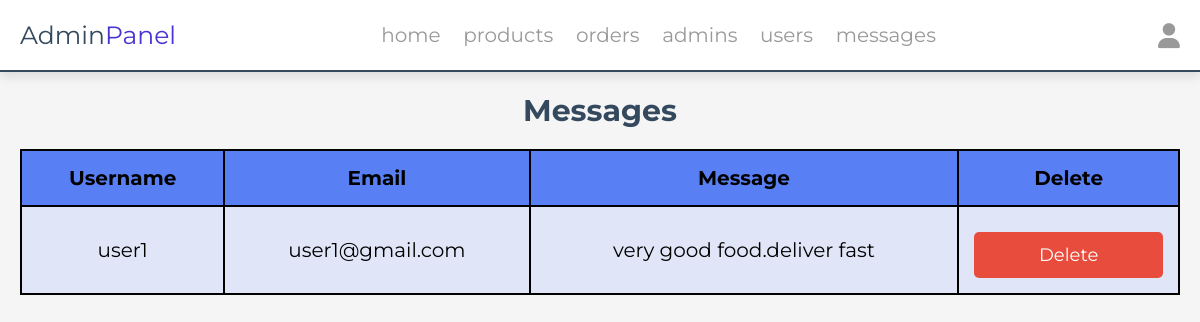
/admin/messages.php (signed in), run on the app's committed database.
### tables this page shows
CREATE TABLE IF NOT EXISTS `messages` (
  `id` int NOT NULL AUTO_INCREMENT,
  `user_id` int NOT NULL,
  `name` varchar(100) NOT NULL,
  `email` varchar(100) NOT NULL,
  `number` varchar(12) NOT NULL,
  `message` varchar(500) NOT NULL,
  PRIMARY KEY (`id`)
);

### admin/messages.php (the view, shortened to what this page needs)
<?php
include '../component/connect.php';
?>
<!DOCTYPE html>
<html lang="en">
<head>
   <link rel="stylesheet" href="https://cdnjs.cloudflare.com/ajax/libs/font-awesome/6.1.1/css/all.min.css">
   <link rel="stylesheet" href="../css/admin_style.css">
</head>
<body>
<?php include '../component/admin_header.php' ?>
<section class="messages">
   <h1 class="heading">Messages</h1>
   <div class="box-container1">
      <table>
         <thead>
            <tr>
               <th>Username</th>
               <th>Email</th>
               <th>Message</th>
               <th>Delete</th>
            </tr>
         </thead>
         <tbody>
            <?php
               $select_messages = $conn->prepare("SELECT * FROM `messages`");
               $select_messages->execute();
               if($select_messages->rowCount() > 0){
                  while($fetch_messages = $select_messages->fetch(PDO::FETCH_ASSOC)){
            ?>
            <tr>
               <td><?= $fetch_messages['name']; ?></td>
               <td><?= $fetch_messages['email']; ?></td>
               <td><?= $fetch_messages['message']; ?></td>
               <td>
                  <a href="messages.php?delete=<?= $fetch_messages['id']; ?>" class="delete-btn" onclick="return confirm('Delete this message?');">Delete</a>
               </td>
            </tr>
            <?php
                  }
               } else {
                  echo '<tr><td colspan="5" class="empty">You have no messages</td></tr>';
               }
            ?>
         </tbody>
      </table>
   </div>
</section>
</body>
</html>

### css/admin_style.css (style rules this page uses)
:root { --main-color:#4834d4; --red:#e74c3c; --orange:#f39c12; --black:#34495e; --white:#fff; --light-bg:#f5f5f5; --light-color:#999; --border:.2rem solid var(--black); --box-shadow:0 .5rem 1rem rgba(0,0,0,.1); }
* { font-family: 'Montserrat', sans-serif; margin:0; padding:0; box-sizing: border-box; text-decoration: none; outline: none; border:none; }
html { font-size: 62.5%; overflow-x: hidden; }
body { background-color: var(--light-bg); }
section { max-width: 1200px; margin:0 auto; padding:2rem; }
.btn, .delete-btn, .option-btn { display: block; margin-top: 1rem; border-radius: .5rem; cursor: pointer; width: 100%; font-size: 1.8rem; color:var(--white); padding:1.2rem 3rem; text-transform: capitalize; text-align: center; }
.delete-btn { background-color: var(--red); }
.heading { text-align: center; margin-bottom: 2rem; text-transform: capitalize; color:var(--black); font-size: 3rem; }
.box-container1 .table, td, th { border: 2px solid black; text-align: center; padding: 15px; font-size: 2rem; background-color:#E0E6F7 ; }
.box-container1 table { border-collapse: collapse; width: 100%; border-radius: 5px; }
.box-container1 table th { background-color:#597FF4 ; }

### data on the page
messages: name "user1", email "user1@gmail.com", message "very good food.deliver fast"
